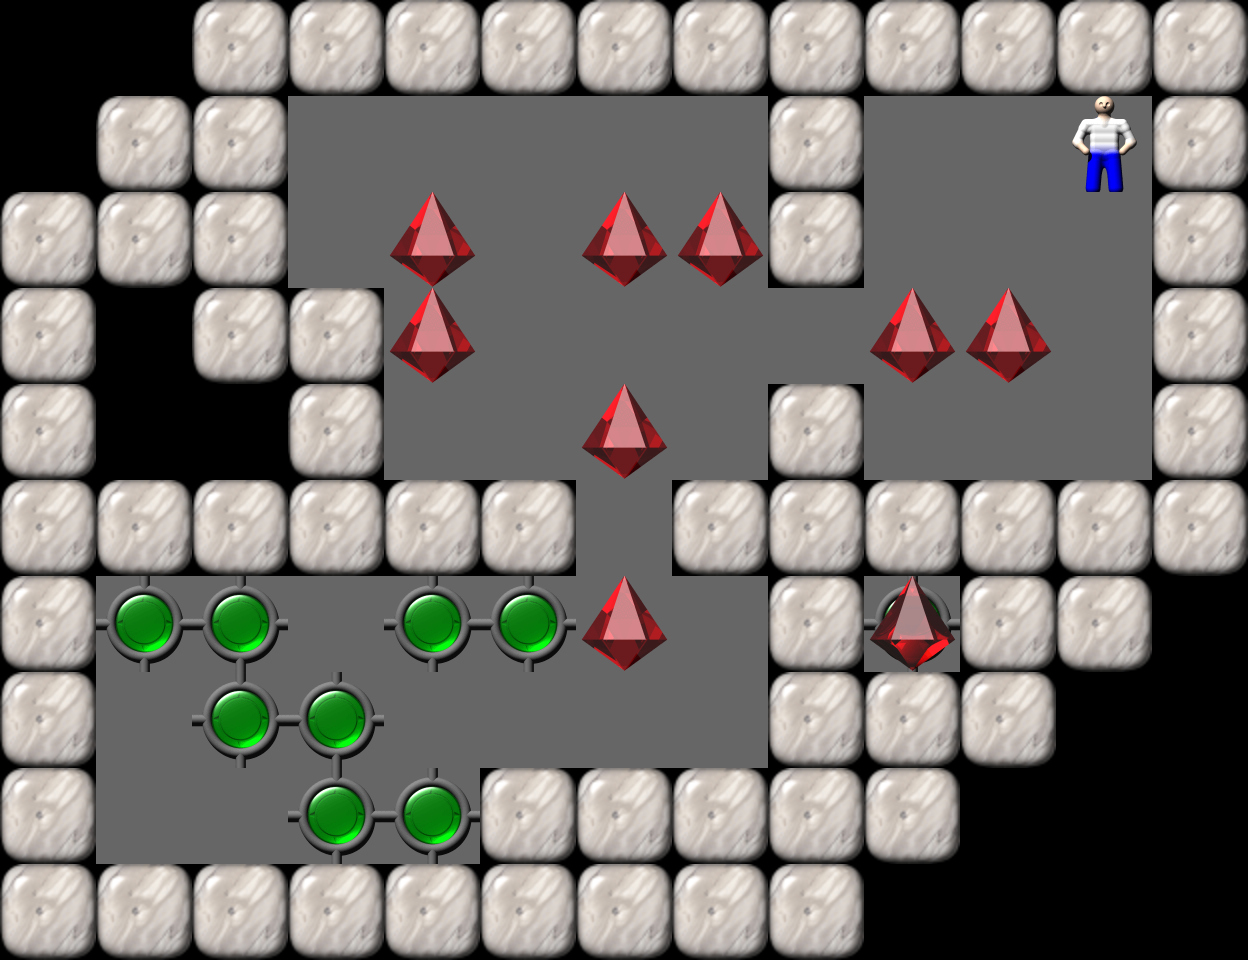

This is a level from a 2D game, rendered from its Tiled map with the project's own tilesets. A one-line summary and the map file follow, with tile-layer data summarised:
An orthogonal 13x10 tile map with 96x96 px tiles, 1 tile layer (Tile Layer 1).

<map version="1.0" orientation="orthogonal" width="13" height="10" tilewidth="96" tileheight="96">
  <properties>
    <property name="Title" value="3" />
  </properties>
  <tileset source="Sokoban.tsx" firstgid="1" />
  <layer name="Tile Layer 1" width="13" height="10">
    <data>[130 cells, 130 non-empty, 7 distinct tile ids]</data>
  </layer>
</map>
